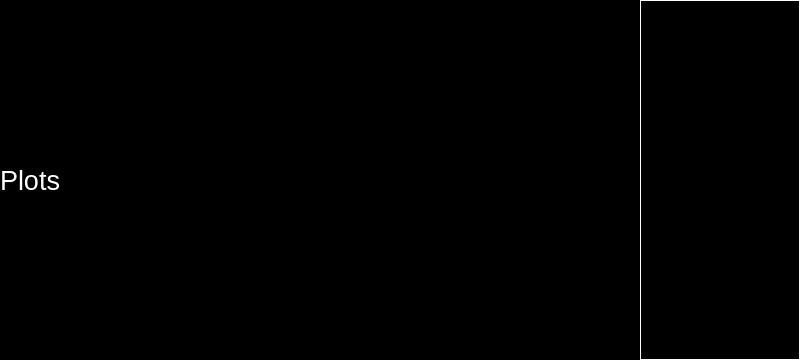
<?xml version="1.0" encoding="UTF-8"?>
<ui version="4.0">
 <class>OriginalView</class>
 <widget class="QWidget" name="OriginalView">
  <property name="geometry">
   <rect>
    <x>0</x>
    <y>0</y>
    <width>800</width>
    <height>360</height>
   </rect>
  </property>
  <property name="sizePolicy">
   <sizepolicy hsizetype="Fixed" vsizetype="Fixed">
    <horstretch>0</horstretch>
    <verstretch>0</verstretch>
   </sizepolicy>
  </property>
  <property name="minimumSize">
   <size>
    <width>800</width>
    <height>345</height>
   </size>
  </property>
  <property name="maximumSize">
   <size>
    <width>800</width>
    <height>390</height>
   </size>
  </property>
  <property name="windowTitle">
   <string>Form</string>
  </property>
  <property name="styleSheet">
   <string notr="true">background-color: rgb(0, 0, 0);</string>
  </property>
  <layout class="QHBoxLayout" name="horizontalLayout">
   <property name="spacing">
    <number>0</number>
   </property>
   <property name="leftMargin">
    <number>0</number>
   </property>
   <property name="topMargin">
    <number>0</number>
   </property>
   <property name="rightMargin">
    <number>0</number>
   </property>
   <property name="bottomMargin">
    <number>0</number>
   </property>
   <item>
    <widget class="QStackedWidget" name="centerpane">
     <property name="styleSheet">
      <string notr="true"/>
     </property>
     <widget class="QWidget" name="plots_all">
      <layout class="QGridLayout" name="gridLayout_5">
       <property name="leftMargin">
        <number>0</number>
       </property>
       <property name="topMargin">
        <number>0</number>
       </property>
       <property name="rightMargin">
        <number>0</number>
       </property>
       <property name="bottomMargin">
        <number>0</number>
       </property>
       <property name="spacing">
        <number>0</number>
       </property>
       <item row="0" column="0">
        <widget class="QLabel" name="label">
         <property name="font">
          <font>
           <pointsize>20</pointsize>
          </font>
         </property>
         <property name="styleSheet">
          <string notr="true">color: rgb(255, 255, 255);</string>
         </property>
         <property name="text">
          <string>Plots</string>
         </property>
        </widget>
       </item>
      </layout>
     </widget>
    </widget>
   </item>
   <item>
    <widget class="QStackedWidget" name="rightbar">
     <property name="minimumSize">
      <size>
       <width>160</width>
       <height>360</height>
      </size>
     </property>
     <property name="maximumSize">
      <size>
       <width>160</width>
       <height>360</height>
      </size>
     </property>
     <property name="autoFillBackground">
      <bool>false</bool>
     </property>
     <property name="styleSheet">
      <string notr="true">QStackedWidget#rightbar{border:1px solid rgb(255,255,255);}</string>
     </property>
     <property name="currentIndex">
      <number>0</number>
     </property>
     <widget class="QWidget" name="monitors_bar">
      <property name="styleSheet">
       <string notr="true"/>
      </property>
      <layout class="QVBoxLayout" name="verticalLayout_2">
       <property name="spacing">
        <number>0</number>
       </property>
       <property name="leftMargin">
        <number>0</number>
       </property>
       <property name="topMargin">
        <number>0</number>
       </property>
       <property name="rightMargin">
        <number>0</number>
       </property>
       <property name="bottomMargin">
        <number>0</number>
       </property>
       <item>
        <layout class="QVBoxLayout" name="monitors_slots">
         <property name="spacing">
          <number>0</number>
         </property>
        </layout>
       </item>
      </layout>
     </widget>
    </widget>
   </item>
  </layout>
 </widget>
 <resources/>
 <connections/>
</ui>
